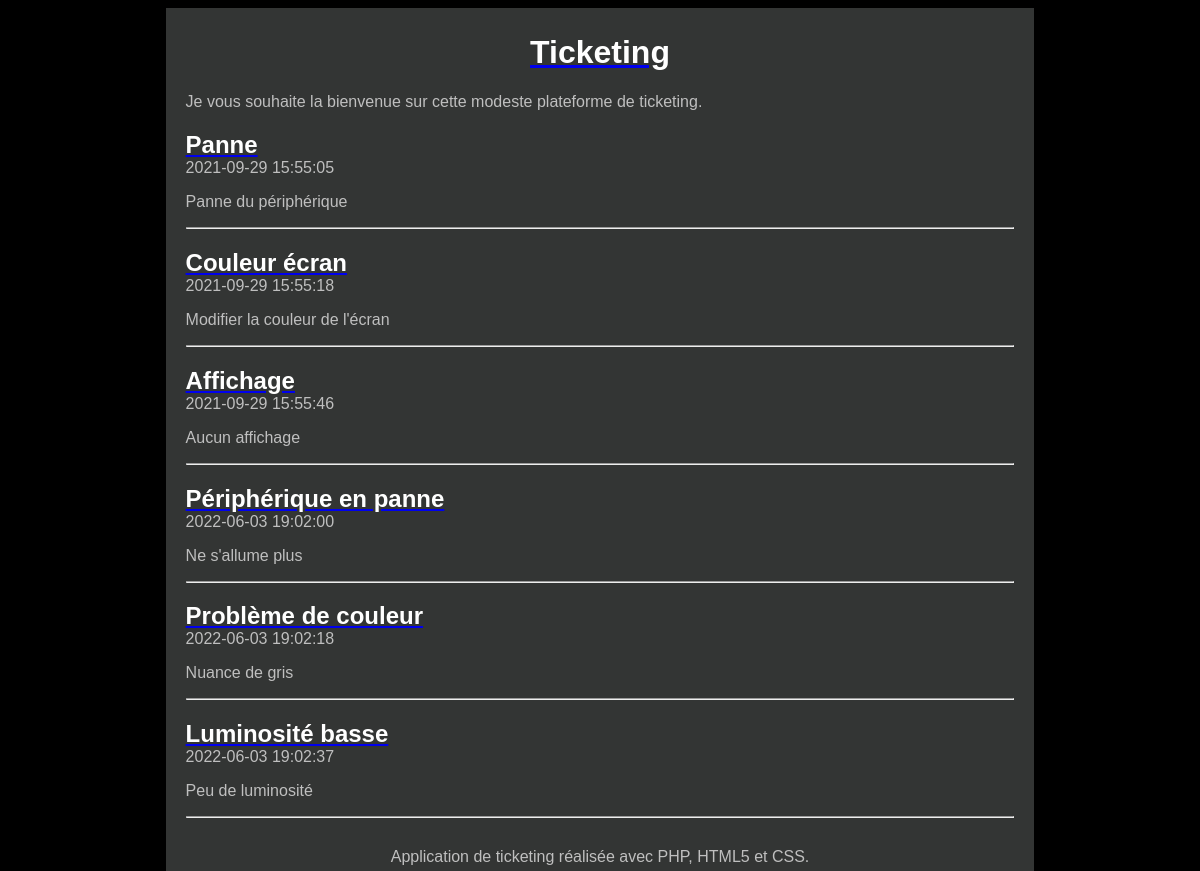
The page / on the database its author committed.
### tables this page shows
CREATE TABLE `T_TICKET` (
  `ETA_ID` int(11) NOT NULL,
  `TIC_ID` int(11) NOT NULL AUTO_INCREMENT,
  `TIC_DATE` datetime NOT NULL,
  `TIC_TITRE` varchar(100) NOT NULL,
  `TIC_CONTENU` varchar(400) NOT NULL,
  PRIMARY KEY (`TIC_ID`),
  KEY `ETA_ID` (`ETA_ID`),
  CONSTRAINT `T_TICKET_ibfk_1` FOREIGN KEY (`ETA_ID`) REFERENCES `T_ETAT` (`ETA_ID`)
);

### Controleur/ControleurAccueil.php (called while the page is built)
<?php
require_once 'Modele/Ticket.php';
require_once 'Vue/Vue.php';
class ControleurAccueil {
    private $ticket;
    public function __construct() {
        $this->ticket = new Ticket();
    }
    public function accueil() {
        $tickets = $this->ticket->getTickets();
        $vue = new Vue("Accueil");
        $vue->generer(array('tickets' => $tickets));
    }
}

### Modele/Ticket.php (called while the page is built, shortened)
<?php
require_once 'Modele/Modele.php';
class Ticket extends Modele {
    public function getTickets() {
        $sql = 'select TIC_ID as id,TIC_DATE as date,'
                . ' TIC_TITRE as titre, TIC_CONTENU as contenu from T_TICKET';
        $tickets = $this->executerRequete($sql);
        return $tickets;
    }
}

### Modele/Modele.php (called while the page is built)
<?php
abstract class Modele {
    private $bdd;
    protected function executerRequete($sql, $params = null) {
        if ($params == null) {
            $resultat = $this->getBdd()->query($sql);
        }
        else {
            $resultat = $this->getBdd()->prepare($sql);
            $resultat->execute($params);
        }
        return $resultat;
    }
    private function getBdd() {
        if ($this->bdd == null) {
            $this->bdd = new PDO('mysql:host=localhost;dbname=Ticketing;charset=utf8',
                    'userticketing', 'simone',
                    array(PDO::ATTR_ERRMODE => PDO::ERRMODE_EXCEPTION));
        }
        return $this->bdd;
    }
}

### index.php (called while the page is built)
<?php
require 'Controleur/Routeur.php';
$routeur = new Routeur();
$routeur->routerRequete();

### Vue/vueAccueil.php (the view)
<?php $this->titre = "Ticketing"; ?>
<?php foreach ($tickets as $ticket):
    ?>
    <article>
        <header>
            <a href="<?= "index.php?action=ticket&id=" . $ticket['id'] ?>">
                <h1 class="titreTicket"><?= $ticket['titre'] ?></h1>
            </a>
            <time><?= $ticket['date'] ?></time>
        </header>
        <p><?= $ticket['contenu'] ?></p>
    </article>
    <hr />
<?php endforeach; ?>

### Vue/gabarit.php (shortened to what this page needs)
<!doctype html>
<html lang="fr">
    <head>
        <link rel="stylesheet" href="Contenu/style.css" />
    </head>
    <body>
        <div id="global">
            <header>
                <a href="index.php"><h1 id="titreTicketing">Ticketing</h1></a>
                <p>Je vous souhaite la bienvenue sur cette modeste plateforme de ticketing.</p>
            </header>
            <div id="contenu">
                <?= $contenu ?>
            </div>
            <footer id="piedTicketing">
                Application de ticketing réalisée avec PHP, HTML5 et CSS.
            </footer>
        </div>
    </body>
</html>

### Controleur/Routeur.php (shortened to what this page needs)
<?php
require_once 'Controleur/ControleurAccueil.php';
require_once 'Vue/Vue.php';
class Routeur {
    private $ctrlAccueil;
    private $ctrlTicket;
    public function __construct() {
        $this->ctrlAccueil = new ControleurAccueil();
        $this->ctrlTicket = new ControleurTicket();
    }
    public function routerRequete() {
        try {
            if (isset($_GET['action'])) {
                if ($_GET['action'] == 'ticket') {
                    $idTicket = intval($this->getParametre($_GET, 'id'));
                    if ($idTicket != 0) {
                        $this->ctrlTicket->ticket($idTicket);
                    }
                    else
                        throw new Exception("Identifiant de ticket non valide");
                }
                else if ($_GET['action'] == 'commenter') {
                    $auteur = $this->getParametre($_POST, 'auteur');
                    $contenu = $this->getParametre($_POST, 'contenu');
                    $idTicket = $this->getParametre($_POST, 'id');
                    $this->ctrlTicket->commenter($auteur, $contenu, $idTicket);
                }
                else
                    throw new Exception("Action non valide");
            }
            else {
                $this->ctrlAccueil->accueil();
            }
        }
        catch (Exception $e) {
            $this->erreur($e->getMessage());
        }
    }
}

### Vue/Vue.php (shortened to what this page needs)
<?php
class Vue {
    private $fichier;
    private $titre;
    public function __construct($action) {
        $this->fichier = "Vue/vue" . $action . ".php";
    }
    public function generer($donnees) {
        $contenu = $this->genererFichier($this->fichier, $donnees);
        $vue = $this->genererFichier('Vue/gabarit.php',
                array('titre' => $this->titre, 'contenu' => $contenu));
        echo $vue;
    }
    private function genererFichier($fichier, $donnees) {
        if (file_exists($fichier)) {
            extract($donnees);
            require $fichier;
            return ob_get_clean();
        }
        else {
            throw new Exception("Fichier '$fichier' introuvable");
        }
    }
}

### Contenu/style.css (style rules this page uses)
html, body { height: 100%; }
body { color: #bfbfbf; background: black; font-family: 'Futura-Medium', 'Futura', 'Trebuchet MS', sans-serif; }
h1 { color: white; }
.titreTicket { margin-bottom : 0px; }
#global { min-height: 100%; background: #333534; width: 70%; margin: auto; text-align: justify; padding: 5px 20px; }
#contenu { margin-bottom : 30px; }
#titreTicketing, #piedTicketing { text-align: center; }

### rows shown on the page
t_ticket: TIC_TITRE "Panne", TIC_DATE "2021-09-29 15:55:05", TIC_CONTENU "Panne du périphérique"
t_ticket: TIC_TITRE "Couleur écran", TIC_DATE "2021-09-29 15:55:18", TIC_CONTENU "Modifier la couleur de l'écran"
t_ticket: TIC_TITRE "Affichage", TIC_DATE "2021-09-29 15:55:46", TIC_CONTENU "Aucun affichage"
t_ticket: TIC_TITRE "Périphérique en panne", TIC_DATE "2022-06-03 19:02:00", TIC_CONTENU "Ne s'allume plus"
t_ticket: TIC_TITRE "Problème de couleur", TIC_DATE "2022-06-03 19:02:18", TIC_CONTENU "Nuance de gris"
t_ticket: TIC_TITRE "Luminosité basse", TIC_DATE "2022-06-03 19:02:37", TIC_CONTENU "Peu de luminosité"
